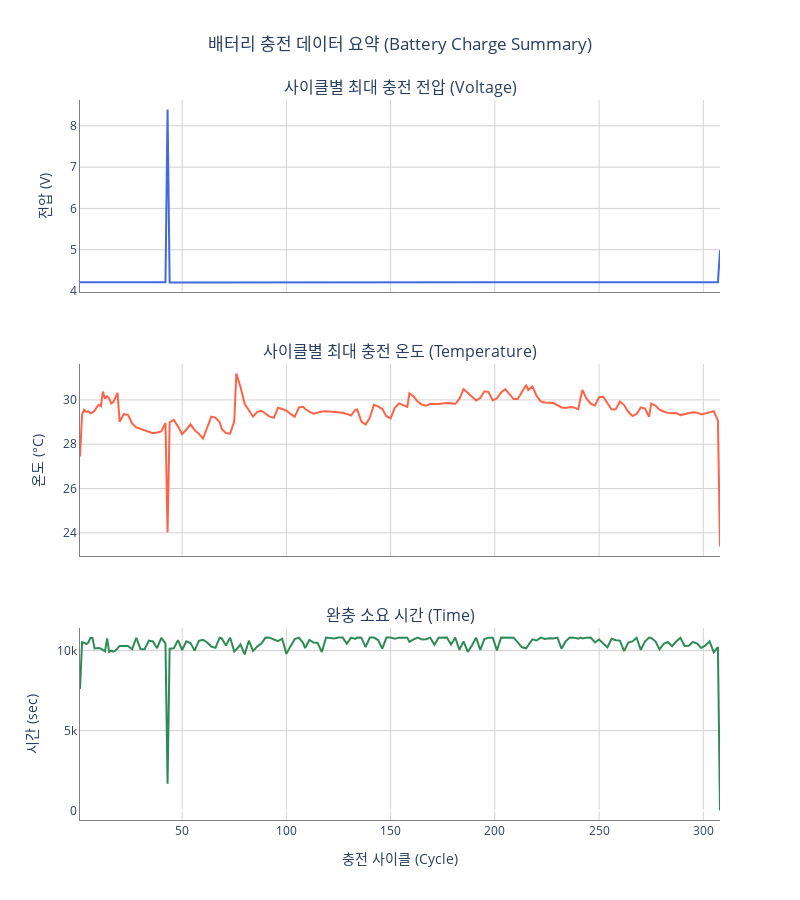

Write notebook code for a chart like this one.
### Code cell
if 'real_cycle' not in charge_summary.columns:
    charge_summary = charge_summary.reset_index()

# 1. 서브플롯 틀 생성 (3행 1열, X축 공유 설정)
fig = make_subplots(
    rows=3, cols=1,
    shared_xaxes=True, # 맨 아래 X축만 표시하고 줌(Zoom) 동작을 공유
    vertical_spacing=0.1, # 그래프 사이 간격
    subplot_titles=('사이클별 최대 충전 전압 (Voltage)', 
                    '사이클별 최대 충전 온도 (Temperature)', 
                    '완충 소요 시간 (Time)')
)

# 2. 첫 번째 그래프: 최대 전압 (RoyalBlue)
fig.add_trace(
    go.Scatter(
        x=charge_summary['real_cycle'], 
        y=charge_summary['ch_volt_max'],
        mode='lines',
        name='Max Voltage',
        line=dict(color='royalblue', width=2)
    ),
    row=1, col=1
)

# 3. 두 번째 그래프: 최대 온도 (Tomato)
fig.add_trace(
    go.Scatter(
        x=charge_summary['real_cycle'], 
        y=charge_summary['ch_temp_max'],
        mode='lines',
        name='Max Temp',
        line=dict(color='tomato', width=2)
    ),
    row=2, col=1
)

# 4. 세 번째 그래프: 충전 시간 (Seagreen)
fig.add_trace(
    go.Scatter(
        x=charge_summary['real_cycle'], 
        y=charge_summary['ch_time'],
        mode='lines',
        name='Charge Time',
        line=dict(color='seagreen', width=2)
    ),
    row=3, col=1
)

# 5. 레이아웃 디자인 (흰 배경, 그리드, 축 설정)
fig.update_layout(
    height=900,  # 전체 그래프 높이
    width=800,   # 전체 그래프 너비
    plot_bgcolor='white', # 배경 흰색
    title_text="배터리 충전 데이터 요약 (Battery Charge Summary)",
    title_x=0.5, # 제목 중앙 정렬
    showlegend=False, # 범례 숨김 (필요시 True)
    hovermode="x unified"
)

# X축, Y축 그리드 및 스타일 설정 (모든 서브플롯에 적용)
fig.update_xaxes(showgrid=True, gridwidth=1, gridcolor='lightgray', showline=True, linewidth=1, linecolor='gray')
fig.update_yaxes(showgrid=True, gridwidth=1, gridcolor='lightgray', showline=True, linewidth=1, linecolor='gray')

# 각 Y축 라벨 지정
fig.update_yaxes(title_text="전압 (V)", row=1, col=1)
fig.update_yaxes(title_text="온도 (°C)", row=2, col=1)
fig.update_yaxes(title_text="시간 (sec)", row=3, col=1)
fig.update_xaxes(title_text="충전 사이클 (Cycle)", row=3, col=1) # 맨 아래만 X축 라벨

# 그래프 출력
fig.show()

### Figure 1 — Plotly figure (JSON) as saved in the notebook; plotly's stock layout.template omitted (floating-point values rounded to 4 significant figures; data arrays with more than 128 entries replaced by an {"elided": "..."} marker saying what was removed)
{"data": [{"line": {"color": "royalblue", "width": 2}, "mode": "lines", "name": "Max Voltage", "type": "scatter", "x": {"elided": "169 int values"}, "xaxis": "x", "y": {"elided": "169 float values"}, "yaxis": "y"}, {"line": {"color": "tomato", "width": 2}, "mode": "lines", "name": "Max Temp", "type": "scatter", "x": {"elided": "169 int values"}, "xaxis": "x2", "y": {"elided": "169 float values"}, "yaxis": "y2"}, {"line": {"color": "seagreen", "width": 2}, "mode": "lines", "name": "Charge Time", "type": "scatter", "x": {"elided": "169 int values"}, "xaxis": "x3", "y": {"elided": "169 float values"}, "yaxis": "y3"}], "layout": {"annotations": [{"font": {"size": 16}, "showarrow": false, "text": "사이클별 최대 충전 전압 (Voltage)", "x": 0.5, "xanchor": "center", "xref": "paper", "y": 1, "yanchor": "bottom", "yref": "paper"}, {"font": {"size": 16}, "showarrow": false, "text": "사이클별 최대 충전 온도 (Temperature)", "x": 0.5, "xanchor": "center", "xref": "paper", "y": 0.6333, "yanchor": "bottom", "yref": "paper"}, {"font": {"size": 16}, "showarrow": false, "text": "완충 소요 시간 (Time)", "x": 0.5, "xanchor": "center", "xref": "paper", "y": 0.2667, "yanchor": "bottom", "yref": "paper"}], "height": 900, "hovermode": "x unified", "plot_bgcolor": "white", "showlegend": false, "title": {"text": "배터리 충전 데이터 요약 (Battery Charge Summary)", "x": 0.5}, "width": 800, "xaxis": {"anchor": "y", "domain": [0, 1], "gridcolor": "lightgray", "gridwidth": 1, "linecolor": "gray", "linewidth": 1, "matches": "x3", "showgrid": true, "showline": true, "showticklabels": false}, "xaxis2": {"anchor": "y2", "domain": [0, 1], "gridcolor": "lightgray", "gridwidth": 1, "linecolor": "gray", "linewidth": 1, "matches": "x3", "showgrid": true, "showline": true, "showticklabels": false}, "xaxis3": {"anchor": "y3", "domain": [0, 1], "gridcolor": "lightgray", "gridwidth": 1, "linecolor": "gray", "linewidth": 1, "showgrid": true, "showline": true, "title": {"text": "충전 사이클 (Cycle)"}}, "yaxis": {"anchor": "x", "domain": [0.7333, 1], "gridcolor": "lightgray", "gridwidth": 1, "linecolor": "gray", "linewidth": 1, "showgrid": true, "showline": true, "title": {"text": "전압 (V)"}}, "yaxis2": {"anchor": "x2", "domain": [0.3667, 0.6333], "gridcolor": "lightgray", "gridwidth": 1, "linecolor": "gray", "linewidth": 1, "showgrid": true, "showline": true, "title": {"text": "온도 (°C)"}}, "yaxis3": {"anchor": "x3", "domain": [0, 0.2667], "gridcolor": "lightgray", "gridwidth": 1, "linecolor": "gray", "linewidth": 1, "showgrid": true, "showline": true, "title": {"text": "시간 (sec)"}}}}
